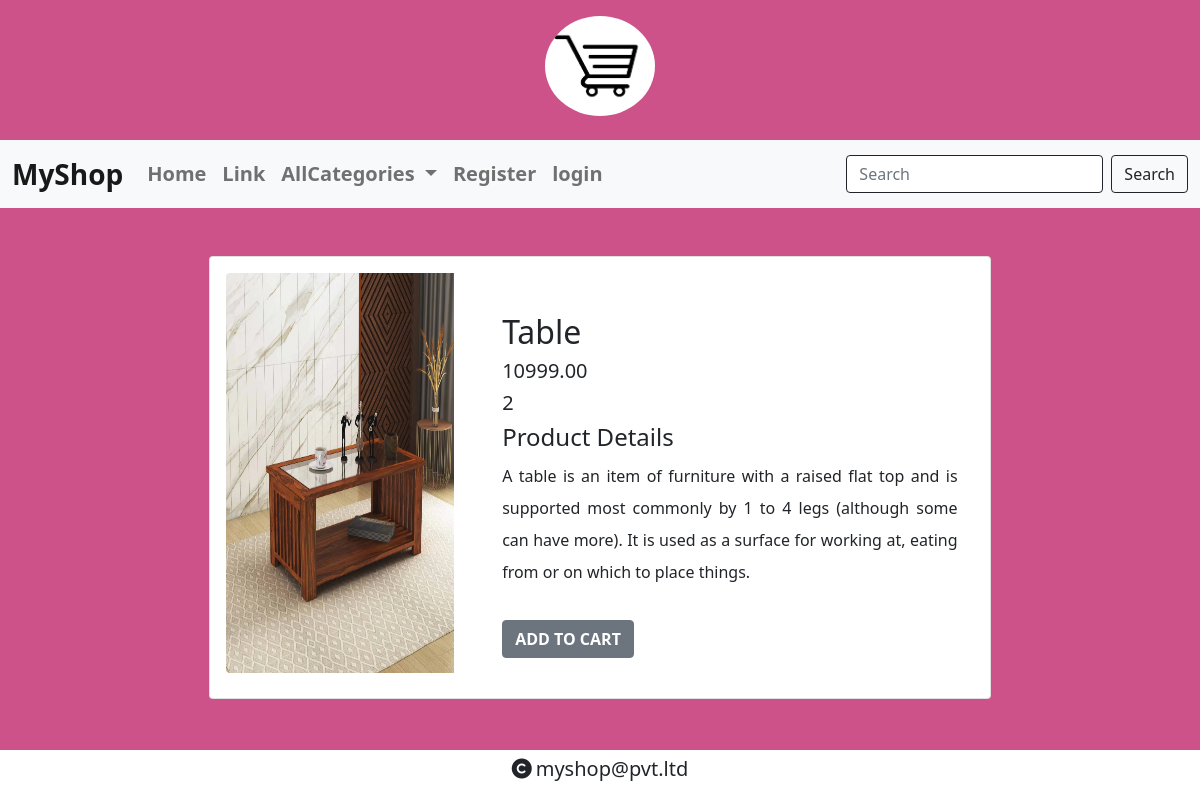
The page /details/1 on the database its author committed.
### shop/models.py (models this page shows, shortened)
class Product(models.Model):
    name=models.CharField(max_length=20)
    desc=models.TextField()
    image=models.ImageField(upload_to="products")
    price=models.DecimalField(max_digits=10,decimal_places=2)
    stock=models.IntegerField()
    available=models.BooleanField(default=True)
    created=models.DateTimeField(auto_now_add=True) #one time
    updated=models.DateTimeField(auto_now=True) #change every time we update record
    category=models.ForeignKey(Category,on_delete=models.CASCADE)

### shop/views.py (the view)
# urls.py: path('details/<int:p>',views.productdetails,name='details'),
def productdetails(request,p):
    pro=Product.objects.get(id=p)
    context={'product':pro}
    return render(request,'detail.html',context)

### cart/context_processors.py (called while the page is built, shortened)
def count_items(request):
    u=request.user
    count=0
    return {'c':count}

### shop/context_processors.py (called while the page is built)
def menu_links(request):
    c=Category.objects.all()
    return {'links':c}  #we can use this data globally across all web pages inside our app

### templates/detail.html
{% extends 'base.html' %}
{% load static %}
{% block content %}
<div class="container mt-5" style="margin-bottom:100px;">
    <div class="card mb-3 mx-auto" style="max-width:70%;">
  <div class="row g-0">
    <div class="col-md-4 p-3">
      <img src="{{product.image.url}}" class="rounded-start" height="400px" width="100%" alt="...">
    </div>
    <div class="col-md-8 mt-4 p-3">
      <div class="card-body">
        <h2 class="card-title">{{product.name}}</h2>
        <h5>{{product.price}}</h5>
        <h5>{{product.stock}}</h5>
        <h4>Product Details</h4>
        <p class="card-text" style="line-height:2;text-align:justify">{{product.desc}}</p>
          {% if user.is_superuser == True %}
            {% if product.stock > 0 %}
          <h5>Product In stock</h5>
           <a href="{% url 'shop:addstock' product.id %}" class="btn btn-secondary fw-bold mt-3 mb-2 text-center">ADD STOCK</a>
          {% else %}
          <h5>Product Out of stock</h5>
           <a href="{% url 'shop:addstock' product.id %}" class="btn btn-secondary fw-bold mt-3 mb-2 text-center">ADD STOCK</a>
          {% endif %}
          {% else %}
          {% if product.stock > 0 %}
          <a href="{% url 'cart:addtocart' product.id %}" class="btn btn-secondary fw-bold mt-3 mb-2 text-center">ADD TO CART</a>
          {% else %}
          <h5>Product Out of stock</h5>
          {% endif %}
          {% endif %}
      </div>
    </div>
  </div>
</div>
</div>
{% endblock %}

### static/css/style.css (style rules this page uses)
body { background-color:#cc5289; }

### rows shown on the page
Product: image (picture), name "Table", price "10999.00", stock "2", desc "A table is an item of furniture with a raised flat top and is supported most commonly by 1 to 4 legs (although some can have more). It is used as a surface for working at, eating from or on which to place things."
